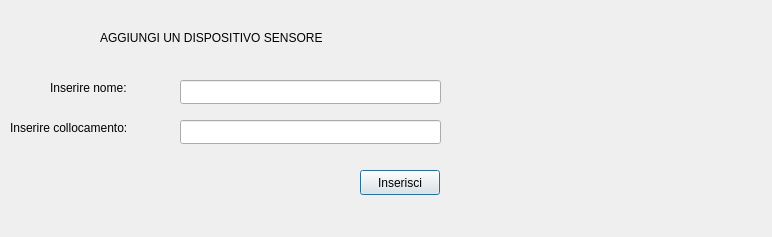
<?xml version="1.0" encoding="UTF-8"?>
<ui version="4.0">
 <class>Dialog_add_Sensore</class>
 <widget class="QDialog" name="Dialog_add_Sensore">
  <property name="geometry">
   <rect>
    <x>0</x>
    <y>0</y>
    <width>772</width>
    <height>237</height>
   </rect>
  </property>
  <property name="windowTitle">
   <string>Dialog</string>
  </property>
  <widget class="QPushButton" name="inserisciAllarme">
   <property name="geometry">
    <rect>
     <x>360</x>
     <y>170</y>
     <width>80</width>
     <height>25</height>
    </rect>
   </property>
   <property name="text">
    <string>Inserisci</string>
   </property>
  </widget>
  <widget class="QLabel" name="label_3">
   <property name="geometry">
    <rect>
     <x>100</x>
     <y>30</y>
     <width>241</width>
     <height>16</height>
    </rect>
   </property>
   <property name="text">
    <string>AGGIUNGI UN DISPOSITIVO SENSORE</string>
   </property>
  </widget>
  <widget class="QLineEdit" name="nome">
   <property name="geometry">
    <rect>
     <x>180</x>
     <y>80</y>
     <width>261</width>
     <height>24</height>
    </rect>
   </property>
  </widget>
  <widget class="QLabel" name="label_2">
   <property name="geometry">
    <rect>
     <x>10</x>
     <y>120</y>
     <width>141</width>
     <height>16</height>
    </rect>
   </property>
   <property name="text">
    <string>Inserire collocamento:</string>
   </property>
  </widget>
  <widget class="QLineEdit" name="collocamento">
   <property name="geometry">
    <rect>
     <x>180</x>
     <y>120</y>
     <width>261</width>
     <height>24</height>
    </rect>
   </property>
  </widget>
  <widget class="QLabel" name="label">
   <property name="geometry">
    <rect>
     <x>50</x>
     <y>80</y>
     <width>121</width>
     <height>16</height>
    </rect>
   </property>
   <property name="text">
    <string>Inserire nome:</string>
   </property>
  </widget>
  <widget class="QLabel" name="elemIns">
   <property name="geometry">
    <rect>
     <x>490</x>
     <y>30</y>
     <width>231</width>
     <height>151</height>
    </rect>
   </property>
   <property name="text">
    <string/>
   </property>
  </widget>
  <widget class="QLabel" name="messaggio">
   <property name="geometry">
    <rect>
     <x>70</x>
     <y>170</y>
     <width>261</width>
     <height>21</height>
    </rect>
   </property>
   <property name="text">
    <string/>
   </property>
  </widget>
 </widget>
 <resources/>
 <connections/>
</ui>
